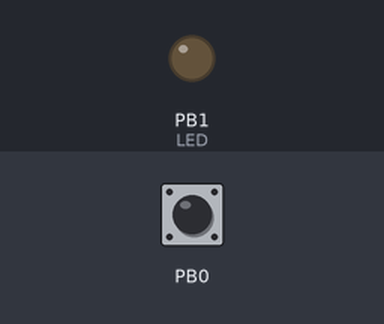
Recording of a program running on a simulated ATmega8, built with avr-gcc and emulated at 1 MHz. Shown: output pins drawn as LEDs (lit = HIGH). Dashed ring = blinking. The inputs (shaded band) are chosen by the test bench; at power-on: PB0 HIGH.

Above: at 1.2 s.
1.3 s: PB0 pulled LOW for 1 s
At 1.42 s:
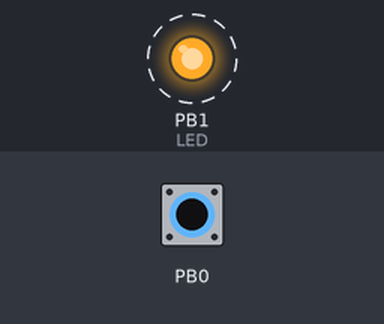
3.8 s: PB0 pulled LOW for 3.2 s
At 7.9 s:
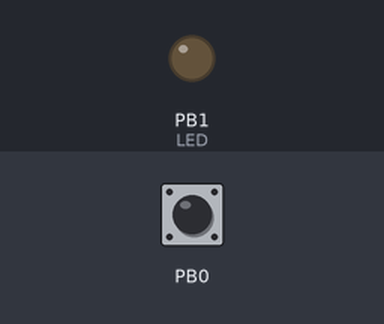
Timing chart, 0 to 9.4 s (numbered marks = the images above; inputs shaded):
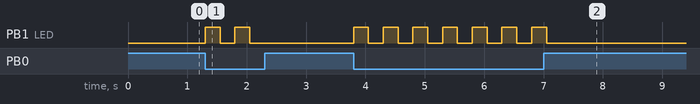

The program:

main.c
```c
/*
 * Blink.c
 *
 * Created: 12/28/2019 3:20:09 AM
 * Author : Saeed Ghorbani
 */

#include <avr/io.h>
#include <avr/sfr_defs.h>

#define F_CPU 1000000UL
#include <util/delay.h>

#define BV(bit)			(1<<(bit))
#define sbi(reg,bit)	reg |= (BV(bit))
#define cbi(reg,bit)	reg &= ~(BV(bit))


int main()
{
    // Replace with your application code
	sbi(DDRB,1);//out LED
	cbi(DDRB,0);//input Key
	sbi(PORTB,0);//pullup

    while (1)
    {
		if(bit_is_clear(PINB,0)){
			sbi(PORTB,1);//LED on
			_delay_ms(250);
			cbi(PORTB,1);//LED off
			_delay_ms(250);
		}
    }
}
```

Measured:
- after the input at 1.3 s, PB1 (LED): alternates HIGH for 0.25 s and LOW for 0.25 s, 4 changes in all, then stays LOW, starting at once
- after the input at 3.8 s, PB1 (LED): alternates HIGH for 0.25 s and LOW for 0.25 s, 14 changes in all, then stays LOW, starting at once
